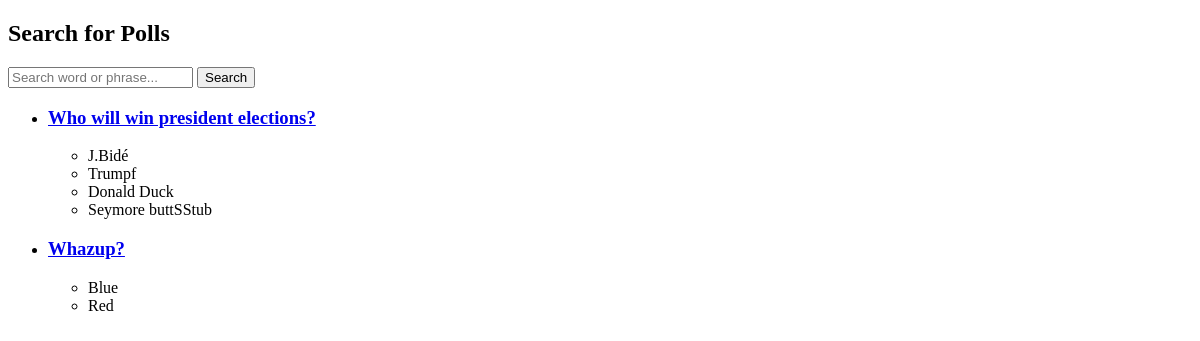
/polls/search/, run on an earlier commit of the app's database.
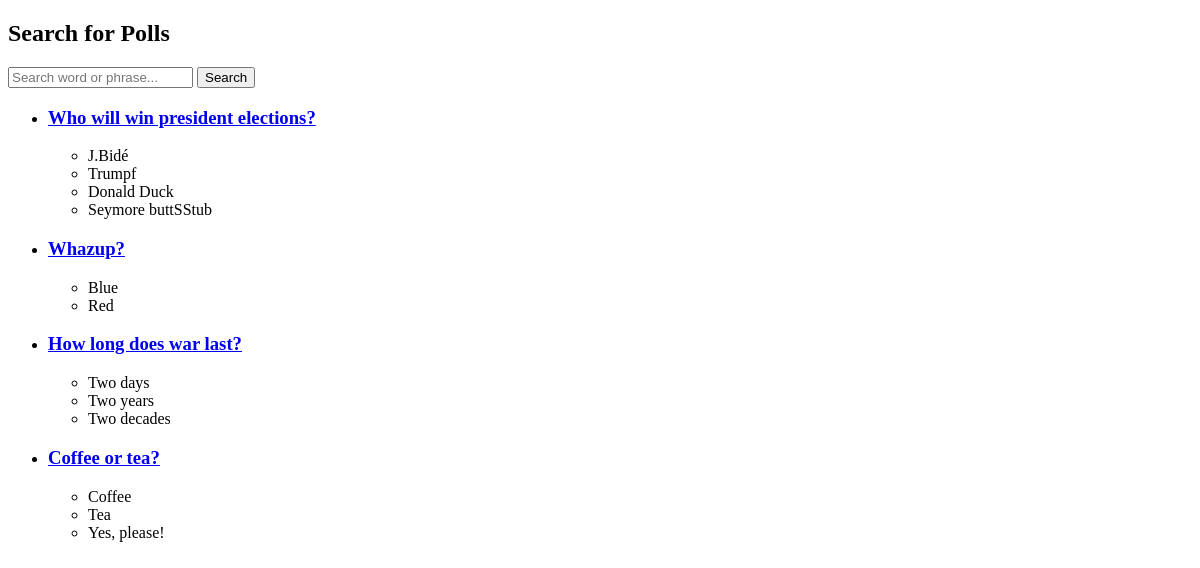
And on a later commit of the database.
### polls/models.py (models this page shows, shortened)
class Question(models.Model):
    question_text = models.CharField(max_length=200)
    pub_date = models.DateTimeField('date published', default=timezone.now)

class Choice(models.Model):
    question = models.ForeignKey(Question, on_delete=models.CASCADE)
    choice_text = models.CharField(max_length=200)
    votes = models.IntegerField(default=0)

### polls/views.py (the view)
# urls.py: path('search/', views.search, name='polls_search'),
def search(request):
    query = request.GET.get('q')
    if query:
        questions = Question.objects.filter(
            Q(question_text__icontains=query) |      # Hae kysymyksiä ja
            Q(choice__choice_text__icontains=query)  # vaihtoehtoja
        ).distinct()                                 # Poistaatuplat
    else:
        questions = Question.objects.all()
    return render(request, 'polls/polls_search.html', {'questions': questions, 'query': query})

### polls/templates/polls/polls_search.html (shortened to what this page needs)
<!DOCTYPE html>
<html lang="en">
<head>
</head>
<body>
    <h2>Search for Polls</h2>
    <form method="GET">
        <input type="text" name="q" placeholder="Search word or phrase...">
        <button type="submit">Search</button>
    </form>
    <ul>
        {% for question in questions %}
            <li>
                <h3><a href="{% url 'polls:detail' question.id %}" target="_top">{{ question.question_text }}</a></h3>
                <ul>
                    {% for choice in question.choice_set.all %}
                        <li>{{ choice.choice_text }}</li>
                    {% endfor %}
                </ul>
            </li>
        {% empty %}
            <li>No results found.</li>
        {% endfor %}
    </ul>
</body>
</html>

What changed in the data, as far as the page shows it:
added Question: question_text "How long does war last?"
added Choice: choice_text "Two days", shown under "How long does war last?"
added Choice: choice_text "Two years", shown under "How long does war last?"
added Choice: choice_text "Two decades", shown under "How long does war last?"
added Question: question_text "Coffee or tea?"
added Choice: choice_text "Coffee", shown under "Coffee or tea?"
added Choice: choice_text "Tea", shown under "Coffee or tea?"
added Choice: choice_text "Yes, please!", shown under "Coffee or tea?"
